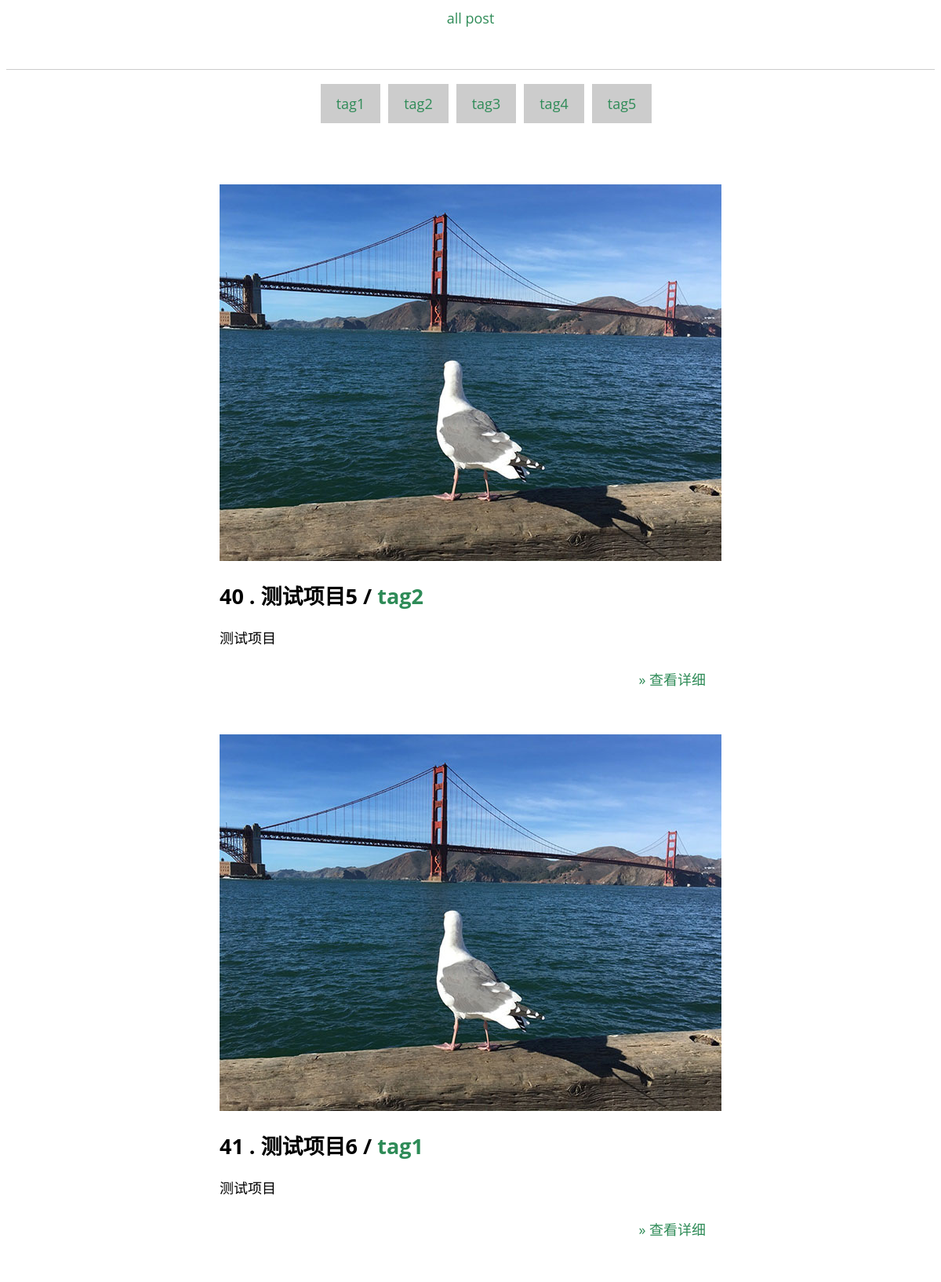
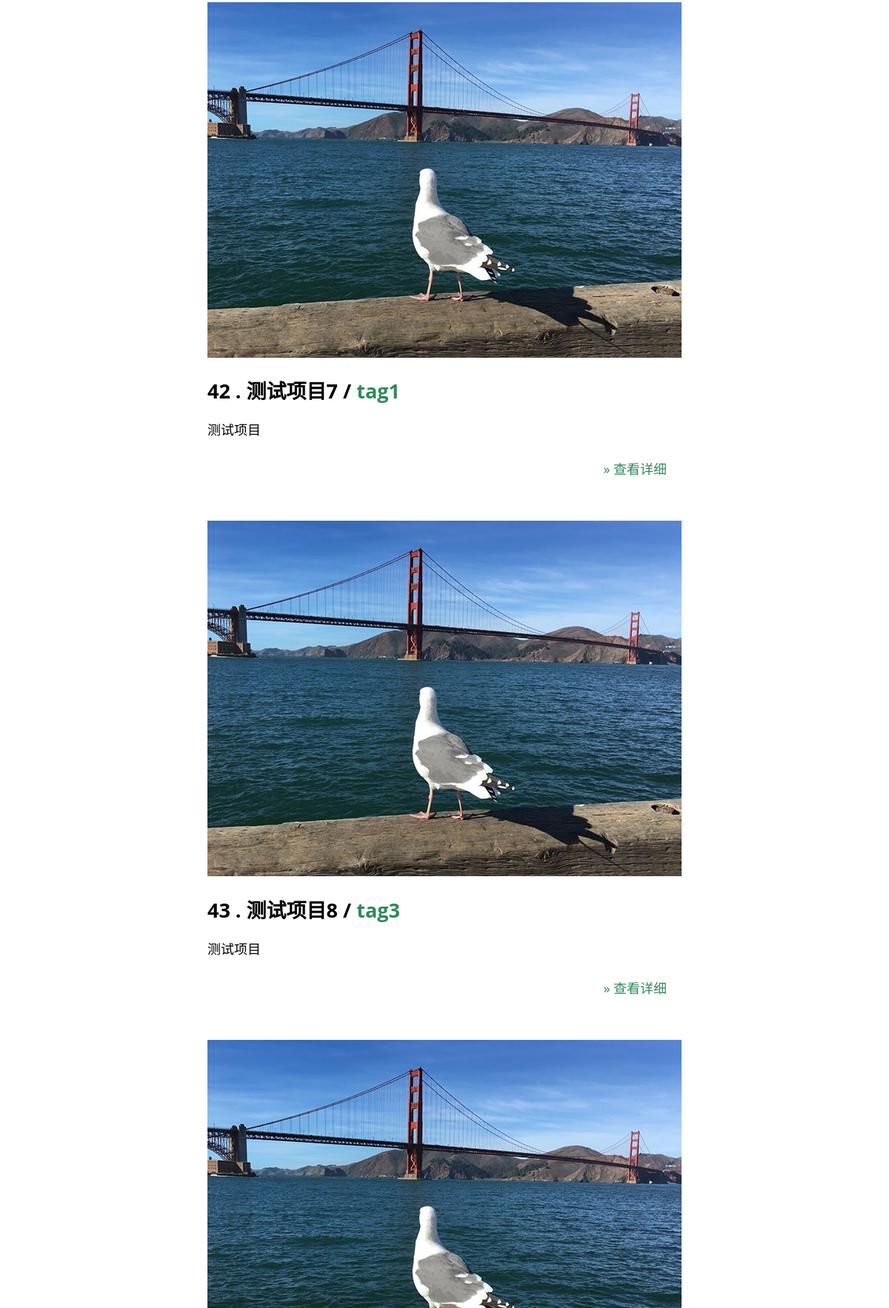
The page / (upper part) on the database its author committed (2 pictures, top to bottom).
### tables this page shows
CREATE TABLE IF NOT EXISTS `category` (
  `id` int(11) NOT NULL,
  `category` varchar(100) DEFAULT NULL,
  `label` varchar(500) DEFAULT NULL
);

CREATE TABLE IF NOT EXISTS `cases` (
  `id` int(11) NOT NULL,
  `label` varchar(100) DEFAULT NULL,
  `cover` varchar(500) DEFAULT NULL,
  `pname` varchar(500) DEFAULT NULL,
  `purl` varchar(500) DEFAULT NULL,
  `pinfo` varchar(500) DEFAULT NULL,
  `pv` varchar(100) DEFAULT NULL,
  `pdesc` varchar(5000) DEFAULT NULL
);

### index.php (the view, shortened to what this page needs)
<?php
    require 'header.php';
    require 'config.php';
    $perCount=5;
    if(isset($_GET['page'])){
        $p=(int)$_GET['page'];
    }else{
        $p=1;
    }
    $startCount = ($p-1)*$perCount;
    if(isset($_GET['cat'])){
        $getCategory = $_GET['cat'];
        $queryCase = mysql_query("select * from cases WHERE label='$getCategory' order by id limit $startCount,$perCount",$con);
        $queryCaseAll = mysql_query("select * from cases WHERE label='$getCategory' order by id",$con);
    }else{
        $queryCase = mysql_query("select * from cases order by id limit $startCount,$perCount",$con);
    }
    $queryCount = mysql_query("select count(*) from cases");
    $countAllrow = mysql_fetch_row($queryCount);
    $countAll = $countAllrow[0];
    if ($countAll){
        while($row=mysql_fetch_array($queryCase)){
            $category = "${row["label"]}";
            $queryCategory = mysql_query("select * from category WHERE label='$category' limit $startCount,$perCount");
            $row2=mysql_fetch_array($queryCategory);
            echo "<main><section id='tag-ad'><div class='item'>";
            echo "<img src='${row["cover"]}' alt='' />";
            echo "<h1>${row["id"]} . ${row["pname"]} / <a href='index.php?cat=$category'>${row2["category"]}</a></h1>";
            echo "<p>${row["pinfo"]}</p>";
            echo "<div class='postlink'><a href='case.php?case=${row["id"]}'> &raquo; 查看详细</a></div>";
            echo "</div></section>";
            echo "</main>";
        }
    }else{
        echo '<p class="msg">没有案例录入。</p>';
    }
require 'footer.php';

### header.php (shortened to what this page needs)
<!DOCTYPE html>
<html lang="zh-cmn-Hans">
<head>
    <link rel="stylesheet" href="static/style.css">
</head>
<body>
<header>
    <a href="index.php">all post</a>
</header>
<nav>
    <ul id="nav">
        <?php
            $query = mysql_query("select * from category");
            if(isset($_GET['cat'])) {
                $category = $_GET["cat"];
                while($row=mysql_fetch_array($query)){
                    if($category == "${row["label"]}"){
                        echo "<li><a href='index.php?cat=${row["label"]}' data-tag='${row["label"]}' class='active'>${row["category"]}</a></li>";
                    }else {
                        echo "<li><a href='index.php?cat=${row["label"]}' data-tag='${row["label"]}'>${row["category"]}</a></li>";
                    }
                }
            }else{
                while($row=mysql_fetch_array($query)){
                    echo "<li><a href='index.php?cat=${row["label"]}' data-tag='${row["label"]}'>${row["category"]}</a></li>";
                }
            }
        ?>
    </ul>
</nav>

### footer.php (shortened to what this page needs)
</body>
</html>

### static/style.css (style rules this page uses)
body { font:18px/30px "PingFang SC", "Source Han Sans CN", "Lantinghei SC", "Open Sans", Arial, "Hiragino Sans GB", "Microsoft YaHei", "微软雅黑", "STHeiti", "WenQuanYi Micro Hei", SimSun, sans-serif; }
a { color: #2E8B57; text-decoration: none; }
ul { list-style: none; }
li { margin: 0 0 10px; }
header { padding: 0 0 50px; border-bottom: 1px solid #ccc; text-align: center; }
nav { text-align: center; padding:0 0 50px; }
nav ul li { display: inline-block; }
nav ul li a { display: block; background-color: #ccc; margin: 0 5px; padding: 10px 20px; }
main .item { width: 640px; margin: 0 auto 50px; }
.postlink { text-align: right; }
.postlink a { display: inline-block; padding: 5px 20px; }

### rows shown on the page
category: category "tag1"
category: category "tag2"
category: category "tag3"
category: category "tag4"
category: category "tag5"
cases: cover (picture), id "40", pname "测试项目5", category.category "tag2", pinfo "测试项目"
cases: cover (picture), id "41", pname "测试项目6", category.category "tag1", pinfo "测试项目"
cases: cover (picture), id "42", pname "测试项目7", category.category "tag1", pinfo "测试项目"
cases: cover (picture), id "43", pname "测试项目8", category.category "tag3", pinfo "测试项目"
cases: cover (picture)
